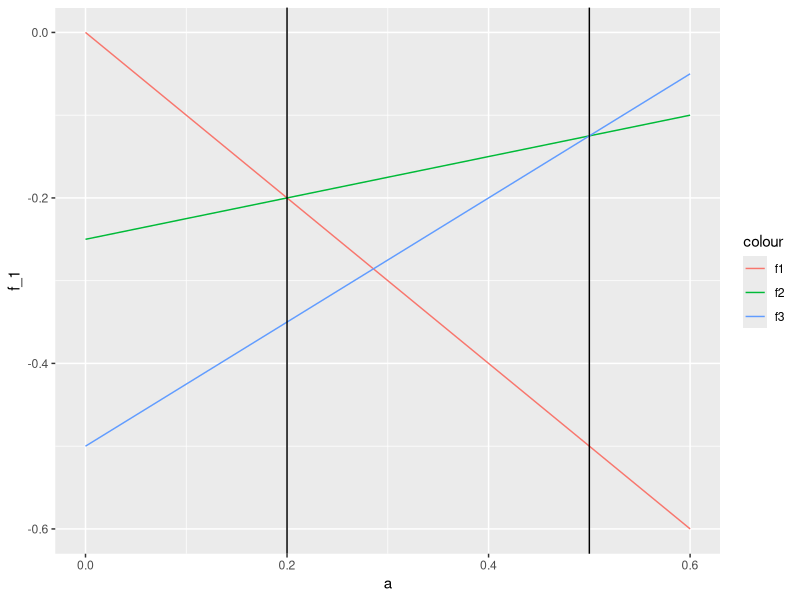
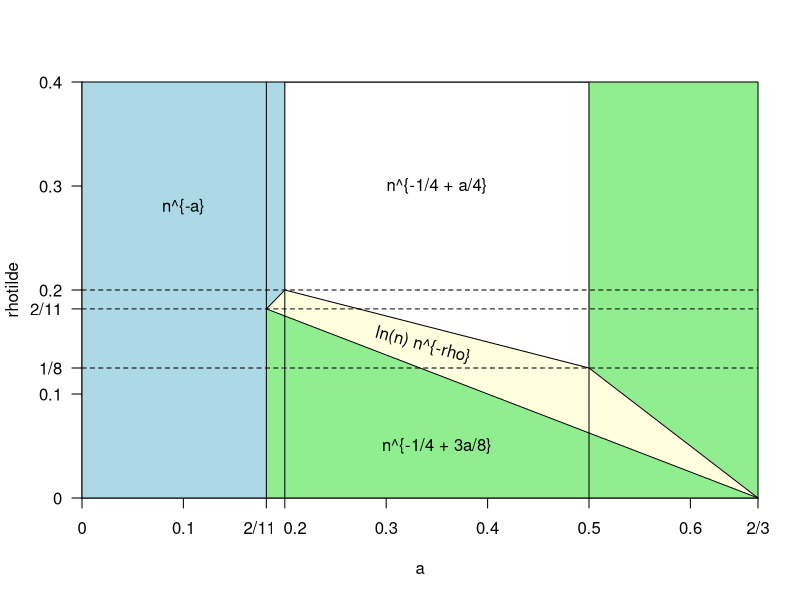
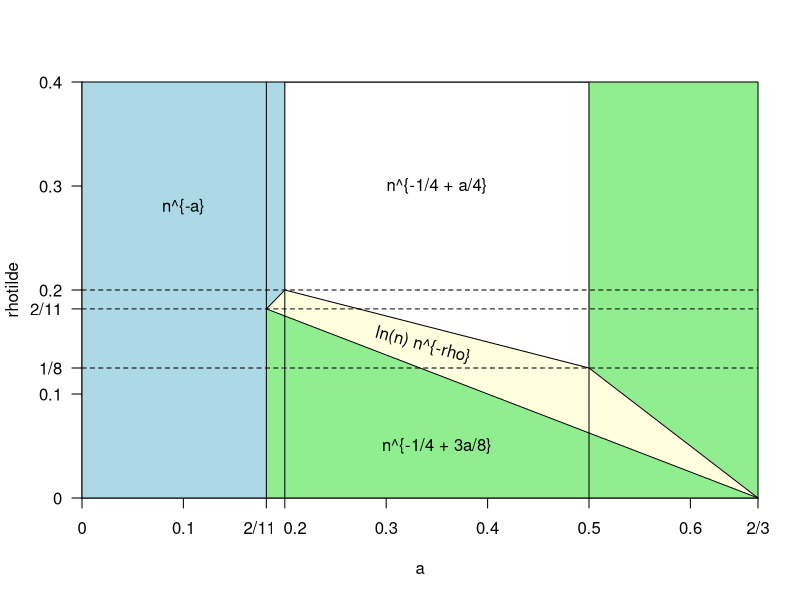

These figures' R source, in order:
## ---- chunk 1
knitr::opts_chunk$set(echo = TRUE)
library(tidyverse)
## ---- chunk 2
vec_a = seq(0, 2/3, by = 0.1)

df = data.frame(
  a = vec_a,
  f_1 = - vec_a,
  f_2 = - 1/4 + vec_a / 4,
  f_3 = - 1/2 + 3 * vec_a / 4
)

ggplot(df) +
  geom_line(aes(x = a, y = f_1, color = "f1")) +
  geom_line(aes(x = a, y = f_2, color = "f2")) +
  geom_line(aes(x = a, y = f_3, color = "f3")) +
  geom_vline(xintercept = 1/5) +
  geom_vline(xintercept = 1/2)
## ---- chunk 3
# x-axis is a
# y-axis is rho

rhomax = 0.4

f <- function()
{plot(x = rep(2/11, 2), y = c(0, rhomax), xlim = c(0, 2/3), type = "l",
     xlab = "a", ylab = "rhotilde",
     xaxs='i', yaxs='i',  # Do not extend x,y axis beyond the xlim, ylim
     xaxt='n', yaxt='n'   # Do not draw axis
)
  
# Adding x axis
axis(side = 1,
     at     = c( 0 ,  0.1 , 2/11, 0.2,  0.3 ,  0.4 ,  0.5 ,  0.6 ,  2/3 ),
     labels = c("0", "0.1",  "" , "" , "0.3", "0.4", "0.5", "0.6", "2/3") )

# Trick: put the labels in a separate command so that they can be put slightly
# off, so that they do not overlap.
axis(side = 1, at = 0.175, labels = "2/11", tick = FALSE)
axis(side = 1, at = 0.21, labels = "0.2", tick = FALSE)

# Adding y axis
axis(side = 2,
     las  = 1,    # Always horizontal labels
     at     = c( 0 ,  0.1 ,  1/8 ,  2/11 ,  0.2 ,  0.3 ,  0.4 ),
     labels = c("0", "0.1", "1/8", "2/11", "0.2", "0.3", "0.4") )

# Coloring polygons
polygon(x = c(0, 2/11, 2/11, 1/5,    1/5,      0),
        y = c(0,    0, 2/11, 1/5, rhomax, rhomax) , 
        density = NA, angle = 45, border = NULL, col = "lightblue")

polygon(x = c(2/3,    2/3,    1/2, 1/2),
        y = c(  0, rhomax, rhomax, 1/8), 
        density = NA, angle = 45, border = NULL, col = "lightgreen")
polygon(x = c(2/11, 2/3, 2/11),
        y = c(   0,   0, 2/11), 
        density = NA, angle = 45, border = NULL, col = "lightgreen")

polygon(x = c(2/11, 2/3, 1/2, 1/5),
        y = c(2/11,   0, 1/8, 1/5), 
        density = NA, angle = 45, border = NULL, col = "lightyellow")

lines(x = rep(2/11, 2), y = c(0, rhomax))

# first interval
lines(x = rep(1/5, 2), y = c(0, rhomax))
text(labels = "n^{-a}", x = 0.1, y = rhomax * 0.7)

# second interval
lines(x = rep(1/2, 2), y = c(0, rhomax))
lines(x = c(2/11, 1/5), y = c(2/11, 1/5))
# text(labels = "n^-a", x = 0.18, y = 0.6)
lines(x = c(2/11, 1/5), y = 1/4 - 3 * c(2/11, 1/5) / 8)

# third interval
lines(x = c(1/5, 1/2), y = 1/4 - 3 * c(1/5, 1/2) / 8)
text(labels = "n^{-1/4 + 3a/8}", x = 0.35, y = 0.05)
text(labels = "ln(n) n^{-rho}", x = 0.338, y = 0.162, 
     adj = 0, srt = -15, pos = 1)
lines(x = c(1/5, 1/2), y = 1/4 - c(1/5, 1/2) / 4)
text(labels = "n^{-1/4 + a/4}", x = 0.35, y = 0.3)
# fourth interval
lines(x = c(1/2, 2/3), y = 1/2 - 3 * c(1/2, 2/3) / 4)
lines(x = c(1/2, 2/3), y = 1/4 - 3 * c(1/2, 2/3) / 8)
# 
# lines(x = rep(2/3, 2), y = c(0, rhomax))
# text(labels = "n^{-1/2 + 3a/4}", x = 1, y = rhomax * 0.5)

# Drawing again the box around
polygon(c(0, 2/3, 2/3, 0),
        c(0, 0, rhomax, rhomax))


# Drawing dashed lines for the y-axis
lines(x = c(0, 2/3), y = c(0.2, 0.2), lty = 2)
lines(x = c(0, 2/3), y = c(2/11, 2/11), lty = 2)
lines(x = c(0, 2/3), y = c(1/8, 1/8), lty = 2)

}

f()
## ---- chunk 4
# x-axis is a
# y-axis is rho

pdf("error_regimes.pdf", width = 8, height = 6)

f()

dev.off()
